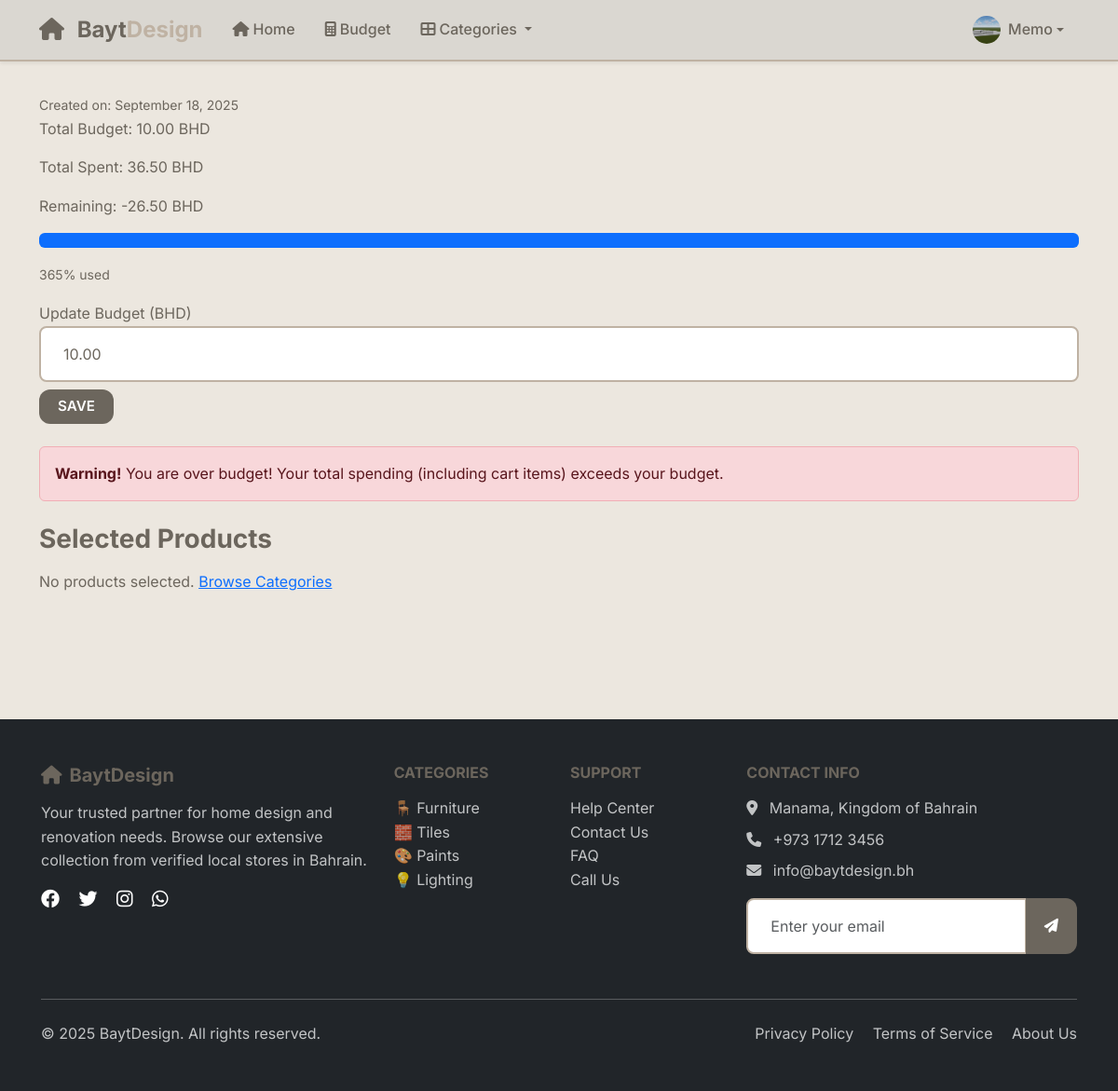
The app's page /budget/ (signed in) with its own data.
### main_app/models.py (models this page shows, shortened)
class UserProfile(models.Model):
    user = models.OneToOneField(User, on_delete=models.CASCADE, related_name='userprofile')
    profile_picture = models.ImageField(upload_to='profile_pictures/', blank=True, null=True)

class Budget(models.Model):
    user = models.ForeignKey(User, on_delete=models.CASCADE)
    total = models.DecimalField(max_digits=10, decimal_places=2, default=0)
    created_at = models.DateTimeField(auto_now_add=True)

### main_app/views.py (the view, shortened to what this page needs)
# urls.py: path('budget/', views.budget_view, name='budget'),
@login_required
def budget_view(request):
    from decimal import Decimal, InvalidOperation
    budget = None
    try:
        budget = Budget.objects.filter(user=request.user).first()
        if not budget:
            budget = Budget.objects.create(user=request.user, total=Decimal('0'))
            budget.save()
        Decimal(str(budget.total))
    except (InvalidOperation, ValueError):
        if budget:
            budget.total = Decimal('0')
            budget.save()
        else:
            budget = Budget.objects.create(user=request.user, total=Decimal('0'))
            budget.save()
    selected_products = SelectedProduct.objects.filter(budget=budget, user=request.user)
    for product in selected_products:
        try:
            product.total_price = product.product.price * product.quantity
        except (InvalidOperation, TypeError):
            product.total_price = Decimal('0')
    cart_items = Cart.objects.filter(user=request.user)
    cart_total = Decimal('0')
    for item in cart_items:
        try:
            cart_total += item.product.price * item.quantity
        except (InvalidOperation, TypeError):
            pass
    budget_products_total = Decimal('0')
    for p in selected_products:
        try:
            budget_products_total += p.total_price
        except (InvalidOperation, TypeError):
            pass
    total_spent = budget_products_total + cart_total
    try:
        remaining_budget = budget.total - total_spent
    except (InvalidOperation, TypeError):
        remaining_budget = Decimal('0')
    try:
        if budget.total > 0:
            budget_percentage = (total_spent / budget.total * Decimal('100'))
        else:
            budget_percentage = Decimal('0')
    except (InvalidOperation, TypeError, ZeroDivisionError):
        budget_percentage = Decimal('0')
    try:
        is_over_budget = total_spent > budget.total
    except (InvalidOperation, TypeError):
        is_over_budget = False
    try:
        is_near_budget = total_spent > (budget.total * Decimal('0.9')) if budget.total > 0 else False
    except (InvalidOperation, TypeError):
        is_near_budget = False
    return render(request, 'budget.html', {
        'budget': budget,
        'selected_products': selected_products,
        'total_spent': total_spent,
        'remaining_budget': remaining_budget,
        'budget_percentage': budget_percentage,
        'is_over_budget': is_over_budget,
        'is_near_budget': is_near_budget,
        'budget_created_at': budget.created_at
    })

### main_app/templates/budget.html (shortened to what this page needs)
{% extends 'base.html' %}
{% load static %}
{% block content %}
<div class="container py-4">
    {% if budget_created_at %}
        <small>Created on: {{ budget_created_at|date:"F j, Y" }}</small>
    {% endif %}
    <p>Total Budget: {{ budget.total|floatformat:2 }} BHD</p>
    <p>Total Spent: {{ total_spent|floatformat:2 }} BHD</p>
    <p>Remaining: {{ remaining_budget|floatformat:2 }} BHD</p>
    <div class="progress mb-3">
        <div class="progress-bar" style="width: {{ budget_percentage|default:0|floatformat:0 }}%;" aria-valuenow="{{ budget_percentage|default:0|floatformat:0 }}" aria-valuemin="0" aria-valuemax="100"></div>
    </div>
    <small id="percentage-display">{{ budget_percentage|default:0|floatformat:0 }}% used</small>
    <form method="post" class="mb-4 mt-3" id="budget-form">
        <label>Update Budget (BHD)</label>
        <input type="number" name="budget" value="{{ budget.total|floatformat:2 }}" min="0" step="0.01" class="form-control mb-2" id="budget-input">
        <button type="submit" class="btn btn-primary">Save</button>
    </form>
    {% if is_over_budget %}
    <div class="alert alert-danger mb-4" id="budget-warning">
        <strong>Warning!</strong> You are over budget! Your total spending (including cart items) exceeds your budget.
    </div>
    {% else %}
    <div class="alert alert-danger mb-4" id="budget-warning" style="display: none;">
        <strong>Warning!</strong> You are over budget! Your total spending (including cart items) exceeds your budget.
    </div>
    {% endif %}
    <h3>Selected Products</h3>
    {% if selected_products %}
        <ul>
        {% for sp in selected_products %}
            <li>{{ sp.product.name }} - {{ sp.product.price|floatformat:2 }} BHD × {{ sp.quantity }} = {{ sp.total_price|floatformat:2 }} BHD</li>
        {% endfor %}
        </ul>
        <p><strong>Total Spent:</strong> {{ total_spent|floatformat:2 }} BHD</p>
        <div class="budget-summary">
            <h4>Budget Summary</h4>
            <p>Total Budget: {{ budget.total|floatformat:2 }} BHD</p>
            <p>Used: {{ budget_percentage|default:0|floatformat:0 }}%</p>
        </div>
    {% else %}
        <p>No products selected. <a href="{% url 'home' %}">Browse Categories</a></p>
    {% endif %}
</div>
{% endblock %}

### main_app/templates/base.html (shortened to what this page needs)
{% load static %}
<!DOCTYPE html>
<html lang="en">
  <head>
    <link href="https://cdn.jsdelivr.net/npm/bootstrap@5.3.2/dist/css/bootstrap.min.css" rel="stylesheet">
    <link rel="stylesheet" href="https://cdnjs.cloudflare.com/ajax/libs/font-awesome/6.4.0/css/all.min.css">
    <link rel="stylesheet" href="{% static 'css/base.css' %}" />
  </head>
  <body>
    <nav class="navbar navbar-expand-lg navbar-light bg-white shadow-sm fixed-top">
      <div class="container">
        <a class="navbar-brand fw-bold" href="/">
          <i class="fas fa-home text-primary me-2"></i>
          <span class="text-primary">Bayt</span><span class="text-secondary">Design</span>
        </a>
        <div class="collapse navbar-collapse" id="navbarNav">
          <ul class="navbar-nav me-auto">
            <li class="nav-item">
              <a class="nav-link" href="/">
                <i class="fas fa-home me-1"></i>Home
              </a>
            </li>
            <li class="nav-item">
              <a class="nav-link" href="{% url 'budget' %}">
                <i class="fas fa-calculator me-1"></i>Budget
              </a>
            </li>
            <li class="nav-item dropdown">
              <a class="nav-link dropdown-toggle" href="#" id="navbarDropdown" role="button" data-bs-toggle="dropdown" aria-expanded="false">
                <i class="fas fa-th-large me-1"></i>Categories
              </a>
            </li>
          </ul>
          <ul class="navbar-nav">
            {% if user.is_authenticated %}
              <li class="nav-item dropdown">
                <a class="nav-link dropdown-toggle d-flex align-items-center" href="#" id="userDropdown" role="button" data-bs-toggle="dropdown" aria-expanded="false">
                  <div class="user-avatar me-2">
                    {% if user.userprofile.profile_picture %}
                      <img src="{{ user.userprofile.profile_picture.url }}" alt="Profile Picture" class="rounded-circle" style="width: 30px; height: 30px; object-fit: cover;">
                    {% else %}
                      <i class="fas fa-user-circle" style="font-size: 30px;"></i>
                    {% endif %}
                  </div>
                  {% if user.first_name %}
                    {{ user.first_name|title }}
                  {% else %}
                    {{ user.username|title }}
                  {% endif %}
                </a>
              </li>
            {% endif %}
          </ul>
        </div>
      </div>
    </nav>
    <main class="main-content">
      {% block content %}{% endblock %}
    </main>
    <footer class="bg-dark text-white py-5 mt-5">
      <div class="container">
        <div class="row">
          <div class="col-lg-4 mb-4">
            <h5 class="text-primary mb-3">
              <i class="fas fa-home me-2"></i>BaytDesign
            </h5>
            <p class="text-light opacity-75">
              Your trusted partner for home design and renovation needs.
              Browse our extensive collection from verified local stores in Bahrain.
            </p>
            <div class="social-links">
              <a href="#" class="text-white me-3">
                <i class="fab fa-facebook fa-lg"></i>
              </a>
              <a href="#" class="text-white me-3">
                <i class="fab fa-twitter fa-lg"></i>
              </a>
              <a href="#" class="text-white me-3">
                <i class="fab fa-instagram fa-lg"></i>
              </a>
              <a href="#" class="text-white">
                <i class="fab fa-whatsapp fa-lg"></i>
              </a>
            </div>
          </div>
          <div class="col-lg-2 col-md-6 mb-4">
            <h6 class="text-uppercase mb-3">Categories</h6>
            <ul class="list-unstyled">
              <li><a href="#" class="text-light opacity-75 text-decoration-none">🪑 Furniture</a></li>
              <li><a href="#" class="text-light opacity-75 text-decoration-none">🧱 Tiles</a></li>
              <li><a href="#" class="text-light opacity-75 text-decoration-none">🎨 Paints</a></li>
              <li><a href="#" class="text-light opacity-75 text-decoration-none">💡 Lighting</a></li>
            </ul>
          </div>
          <div class="col-lg-2 col-md-6 mb-4">
            <h6 class="text-uppercase mb-3">Support</h6>
            <ul class="list-unstyled">
              <li><a href="#" class="text-light opacity-75 text-decoration-none">Help Center</a></li>
              <li><a href="#" class="text-light opacity-75 text-decoration-none">Contact Us</a></li>
              <li><a href="#" class="text-light opacity-75 text-decoration-none">FAQ</a></li>
              <li><a href="tel:+97317123456" class="text-light opacity-75 text-decoration-none">Call Us</a></li>
            </ul>
          </div>
          <div class="col-lg-4 mb-4">
            <h6 class="text-uppercase mb-3">Contact Info</h6>
            <p class="text-light opacity-75 mb-2">
              <i class="fas fa-map-marker-alt me-2"></i>
              Manama, Kingdom of Bahrain
            </p>
            <p class="text-light opacity-75 mb-2">
              <i class="fas fa-phone me-2"></i>
              +973 1712 3456
            </p>
            <p class="text-light opacity-75 mb-3">
              <i class="fas fa-envelope me-2"></i>
              info@baytdesign.bh
            </p>
            <form class="newsletter-form">
              <div class="input-group">
                <input type="email" class="form-control" placeholder="Enter your email" required>
                <button class="btn btn-primary" type="submit">
                  <i class="fas fa-paper-plane"></i>
                </button>
              </div>
            </form>
          </div>
        </div>
        <hr class="my-4 opacity-25">
        <div class="row align-items-center">
          <div class="col-md-6">
            <p class="mb-0 text-light opacity-75">
              &copy; {% now "Y" %} BaytDesign. All rights reserved.
            </p>
          </div>
          <div class="col-md-6 text-md-end">
            <a href="#" class="text-light opacity-75 text-decoration-none me-3">Privacy Policy</a>
            <a href="#" class="text-light opacity-75 text-decoration-none me-3">Terms of Service</a>
            <a href="#" class="text-light opacity-75 text-decoration-none">About Us</a>
          </div>
        </div>
      </div>
    </footer>
  </body>
</html>

### main_app/static/css/base.css (style rules this page uses)
:root { --primary-color: #6c665d; --primary-light: #A69B8D; --primary-dark: #5F7161; --secondary-color: #BFB2A3; --accent-color: #dad7d1; --font-primary: 'Inter', sans-serif; --font-heading: 'Inter', serif; --spacing-xs: 0.25rem; --spacing-sm: 0.5rem; --spacing-md: 1rem; --spacing-lg: 1.5rem; --spacing-xl: 2rem; --spacing-xxl: 3rem; --radius-sm: 0.375rem; --radius-md: 0.5rem; --radius-lg: 0.75rem; --radius-xl: 1rem; --radius-round: 50%; --shadow-sm: 0 1px 3px #5F7161; --shadow-md: 0 4px 6px #5F7161; --shadow-lg: 0 10px 15px #5F7161; --btn-hover-shadow: 0 6px 15px #5F7161; }
* { box-sizing: border-box; }
html { scroll-behavior: smooth; }
body { font-family: var(--font-primary); font-size: 16px; line-height: 1.6; color: var(--primary-color); background-color: #ece7df; min-height: 100vh; margin: 0; padding: 0; }
.main-content { padding-top: 76px; min-height: calc(100vh - 76px); }
h2, h3, h4, h5, h6 { font-family: var(--font-heading); font-weight: 700; line-height: 1.2; color: var(--primary-color); margin-bottom: var(--spacing-md); }
.navbar { background: var(--accent-color) !important; border-bottom: 2px solid var(--secondary-color); box-shadow: var(--shadow-md); }
.navbar-brand { font-weight: 800; font-size: 1.5rem; color: var(--primary-color) !important; }
.nav-link { color: var(--primary-color) !important; font-weight: 500; padding: var(--spacing-sm) var(--spacing-md) !important; border-radius: var(--radius-md); position: relative; }
.btn { border: none; border-radius: var(--radius-lg); padding: 0.45rem 1.25rem; font-weight: 600; font-size: 0.95rem; text-transform: uppercase; cursor: pointer; color: white; background-color: var(--primary-color); transition: box-shadow 0.3s ease; }
.btn-primary, .btn-success, .btn-danger, .btn-info, .btn-warning, .btn-secondary, .btn-primary:hover, .btn-success:hover, .btn-danger:hover, .btn-info:hover, .btn-warning:hover, .btn-secondary:hover, .btn-primary:focus, .btn-success:focus, .btn-danger:focus, .btn-info:focus, .btn-warning:focus, .btn-secondary:focus, .btn-primary:active, .btn-success:active, .btn-danger:active, .btn-info:active, .btn-warning:active, .btn-secondary:active { background-color: var(--primary-color) !important; color: white !important; border: none !important; box-shadow: none !important; outline: none !important; }
.form-control { border: 2px solid var(--secondary-color); border-radius: var(--radius-md); padding: var(--spacing-md) var(--spacing-lg); background: white; color: var(--primary-color); font-size: 1rem; }
footer { background: var(--primary-color); color: var(--accent-color); padding: var(--spacing-xl); }
footer a { color: var(--accent-color); text-decoration: none; }
.text-primary { color: var(--primary-color) !important; }
.text-secondary { color: var(--secondary-color) !important; }

### records on screen
Budget: created_at "September 18, 2025", total "10.00", budget "10.00"

### other values on screen
{{ user.first_name|title }} "Memo"
{{ total_spent|floatformat:2 }} "36.50"
{{ remaining_budget|floatformat:2 }} "-26.50"
{{ budget_percentage|default:0|floatformat:0 }} "365"
